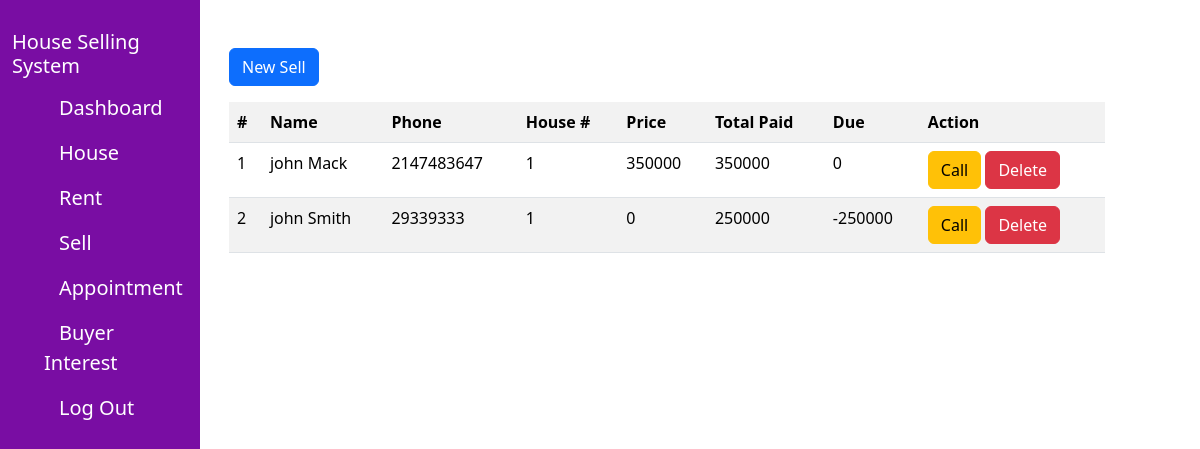
Page /View/sell.php on the committed database.
### tables this page shows
CREATE TABLE `sell` (
  `id` int(25) NOT NULL,
  `buyer_name` varchar(255) NOT NULL,
  `buyer_phone` int(25) NOT NULL,
  `house` int(25) NOT NULL,
  `price` int(25) NOT NULL,
  `paid` int(25) NOT NULL
);

### Model/sellModel.php (called while the page is built)
<?php include('db.php');
                    $sql="SELECT * FROM sell";
                    $query = mysqli_query($conn,$sql);
                    $result = mysqli_num_rows($query);
                    $count =0;

### View/sell.php (the view, shortened to what this page needs)
<!DOCTYPE html>
<html lang="en">
<head>
    <link href="https://cdn.jsdelivr.net/npm/bootstrap@5.3.2/dist/css/bootstrap.min.css" rel="stylesheet">
    <link rel="stylesheet" href="../style.css">
</head>
<body>
    <div class="container-fluid">
       <div class="row">
        <div class="col-lg-2 left-part">
            <div class="left-part-content">
                <?php include('menu.php');?>
            </div>
        </div>
        <div class="col-lg-1"></div>
        <div class="col-lg-9 right-part">
            <a href="add-sell.php" class="btn btn-primary">New Sell</a>
            <table class="table table-striped mt-3">
            <?php include('../Model/sellModel.php');
                    if($result>0){
                ?>
                <tr>
                    <th>#</th>
                    <th>Name</th>
                    <th>Phone</th>
                    <th>House #</th>
                    <th>Price</th>
                    <th>Total Paid</th>
                    <th>Due</th>
                    <th>Action</th>
                </tr>
                <?php while($row= mysqli_fetch_assoc($query)){ $count++;?>
                    <tr>
                        <td><?php echo $count;?></td>
                        <td><?php echo $row['buyer_name'];?></td>
                        <td><?php echo $row['buyer_phone'];?></td>
                        <td><?php echo $row['house'];?></td>
                        <td><?php echo $row['price'];?></td>
                        <td><?php echo $row['paid'];?></td>
                        <td><?php echo $row['price'] - $row['paid'];?></td>
                        <td>
                            <a href="tel:<?php echo $row['buyer_phone'];?>" class="btn btn-warning">Call</a>
                            <a href="#" data-id="<?php echo $row['id'];?>" class="btn btn-danger dlt-btn">Delete</a>
                        </td>
                    </tr>
                <?php } }else{echo "No Appointment";}?>
            </table>
        </div>
       </div>
    </div>
</body>
</html>

### style.css (style rules this page uses)
* { margin: 0; }
.left-part { background: #790da3; height: 100%; position: fixed; color: white; padding-top: 30px; }
.right-part { margin-left: 117px; margin-top: 48px; }

### rows in the picture
sell: buyer_name "john Mack", buyer_phone "2147483647", house "1", price "350000", paid "350000", $row['price'] - $row['paid'] "0"
sell: buyer_name "john Smith", buyer_phone "29339333", house "1", price "0", paid "250000", $row['price'] - $row['paid'] "-250000"
